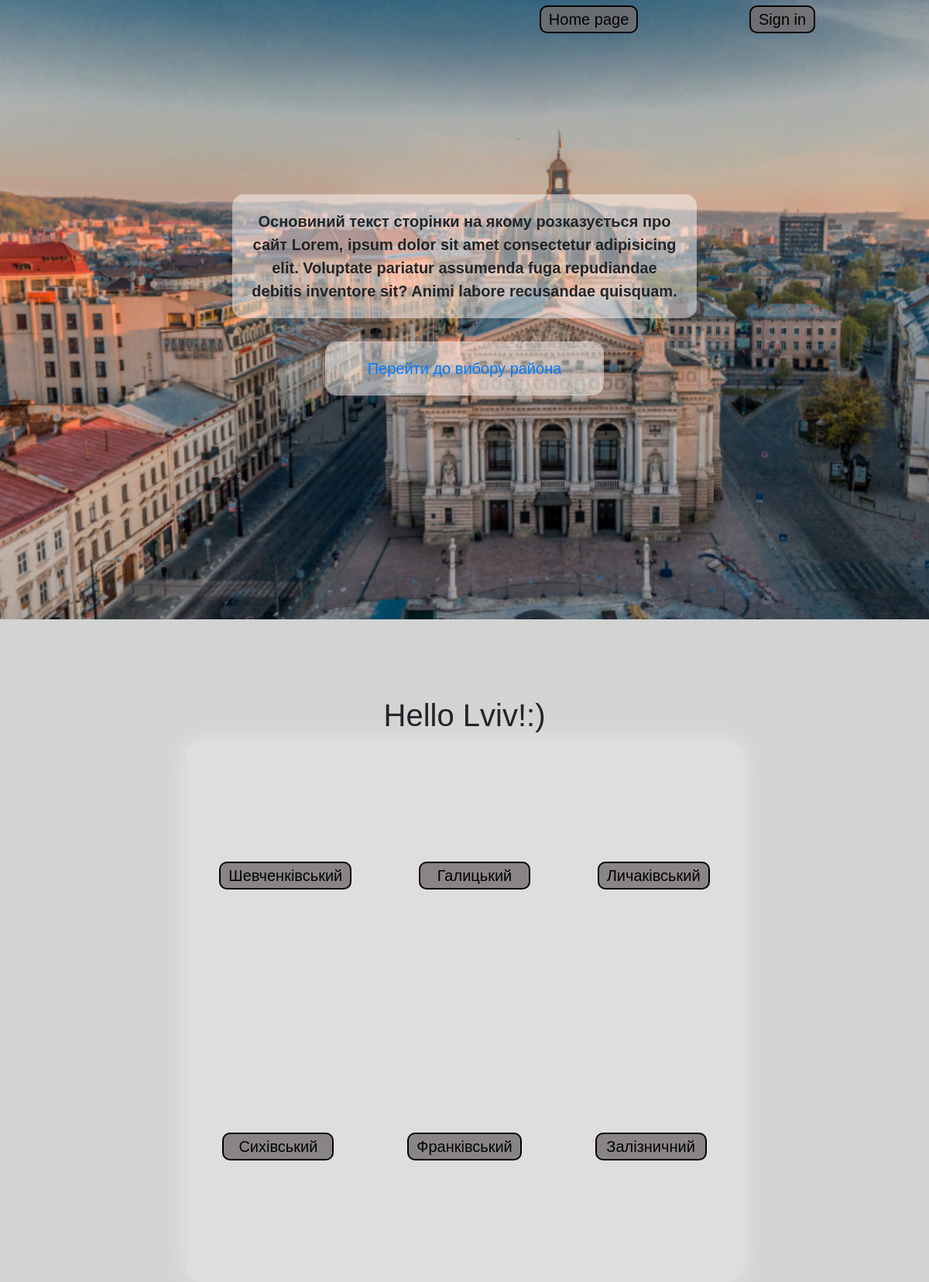
The page / on the database its author committed.
### responses_app/models.py (models this page shows, shortened)
class Areas(models.Model):
    area = models.CharField(max_length=200)
    date_added = models.DateTimeField(auto_now_add=True)

### responses_app/views.py (the view)
# urls.py: path('', views.index, name='index'),
def index(request):
    area = Areas.objects.all()
    data = {
        'area':area
    }
    return render(request, 'responses_app/index.html', data)

### responses_app/templates/responses_app/index.html (shortened to what this page needs)
{% extends 'responses_app/base.html' %}
    {% block bg__image %}
    <div class="bg__image">
    <div class="main-block"><b class="main-text">
        Основиний текст сторінки на якому розказується про сайт Lorem, ipsum
        dolor sit amet consectetur adipisicing elit. Voluptate pariatur assumenda
        fuga repudiandae debitis inventore sit? Animi labore recusandae quisquam.
        </b>
        </br><a href="#city" class="main-link">Перейти до вибору района</a>
        </div>
    </div>
        {% endblock bg__image %}
{% block h1 %}
    <h1 class="main-h1"> Hello Lviv!:)</h1>
    {% endblock h1 %}
    {% block body %}
    <div class="city" id="city">
    {% if area %}
    {% for el in area %}
    <a href="{% url 'area' el.id %}" class="head__btn">{{ el.area }}</a>
    {% endfor %}
        {% endif %}
</div>
    {% endblock body %}

### responses_app/static/responses_app/css/base.css (style rules this page uses)
html { scroll-behavior: smooth; }
body { margin: 0; padding-top: 0px; font-family: Arial, Helvetica, sans-serif; background-color: lightgray; }
.bg__image { height: 100vh; left: 0; top: -1; z-index: -1; background-image: url(../images/lviv.png); background-repeat: no-repeat; background-size: cover; }
.main-block { display: flex; margin-top: 250px; font-size: 20px; justify-content: center; align-items: center; flex-direction: column; }
.main-text { background-color: rgba(255, 255, 255, 0.473); width: 50%; padding: 20px; border-radius: 15px; text-align: center; }
.main-link { background-color: rgba(255, 255, 255, 0.473); width: 30%; padding: 20px; border-radius: 15px; text-align: center; text-decoration: none; transition: all 2s; }
.head__btn { display: inline-block; text-decoration: none; color: black; transition: all 0.5s; background-color: rgba(116, 109, 109, 0.788); padding: 1px 10px; border: solid 2px ; border-color: black; border-radius: 10px; }
.city { display: flex; justify-content: space-around; flex-wrap: wrap; height: calc(100vh - 100px); align-items: center; border-radius: 20px; background: rgba(255, 255, 255, 0.247); box-shadow: 0px 0px 34px 2px rgba(255, 255, 255, 0.39); }
.city a { text-decoration: none; color: black; font-size: 20px; min-width: max-content; width: 20%; border: 2px solid; border-color: black; border-radius: 10px; margin:30px 5% ; }

### rows shown on the page
Areas: area "Шевченківський"
Areas: area "Галицький"
Areas: area "Личаківський"
Areas: area "Сихівський"
Areas: area "Франківський"
Areas: area "Залізничний"
